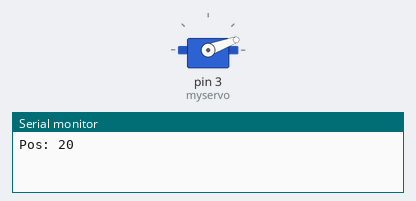
A sketch run on a simulated Arduino Uno, built with avr-gcc and run on an emulated ATmega328P. On the bench: servo, the last lines printed to the serial monitor.

Above: at 0.05 s.
At 3.75 s:
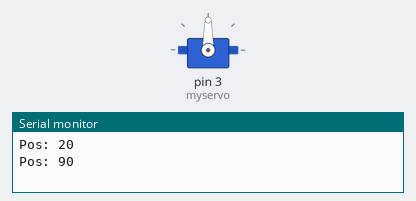
At 7.5 s:
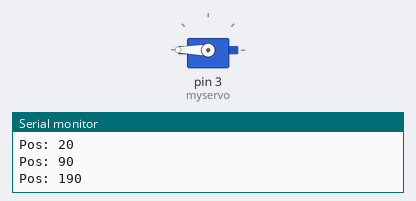
Timing chart, 0 to 9.8 s (numbered marks = the images above):
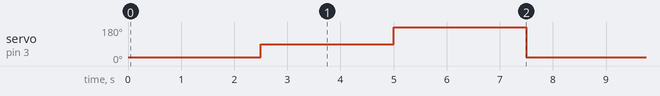

The sketch:

servo-test.ino
```cpp
#include <Servo.h> //servo library
Servo myservo; // create servo object to control servo

const int LEN=3;
int pos[LEN] = {20,90,190};


void setup() {
  // put your setup code here, to run once:
  myservo.attach(3);// attach servo on pin 3 to servo object
  Serial.begin(9600);
}

void loop() {
  int i;
  for (i=0; i < LEN; i++) {
    myservo.write(pos[i]);
    Serial.print("Pos: ");
    Serial.println(pos[i]);
    delay(2500);
  }
  // put your main code here, to run repeatedly:

}
```

Measured:
- by itself, servo on pin 3 (myservo): repeats every 7.5 s: 180° 2.5 s, 20° 2.5 s, 90° 2.5 s
